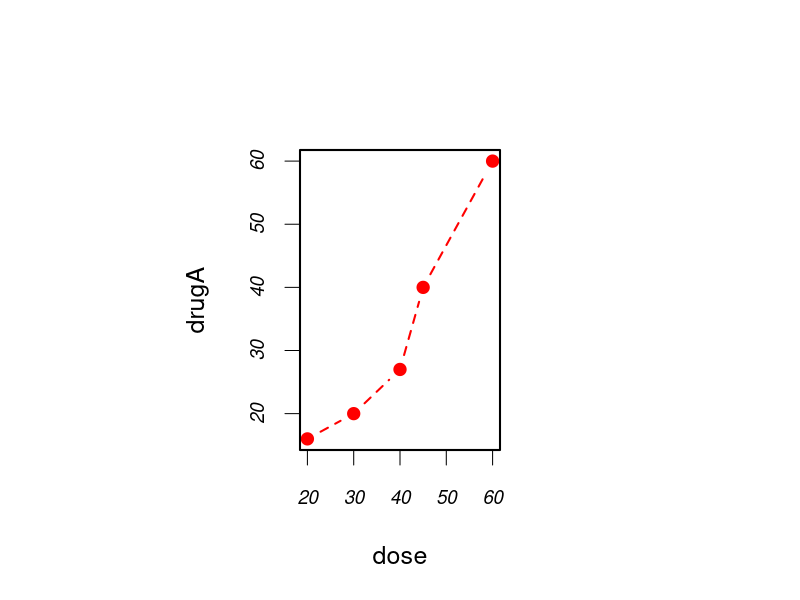
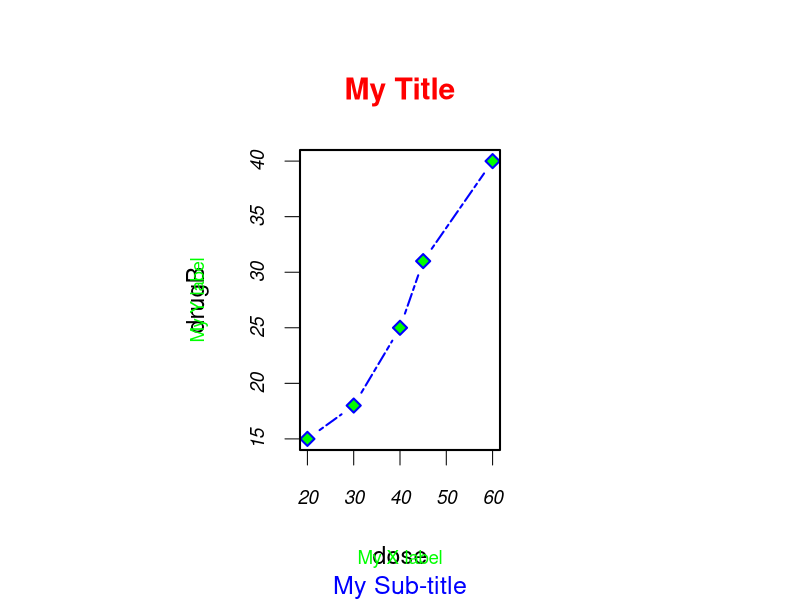
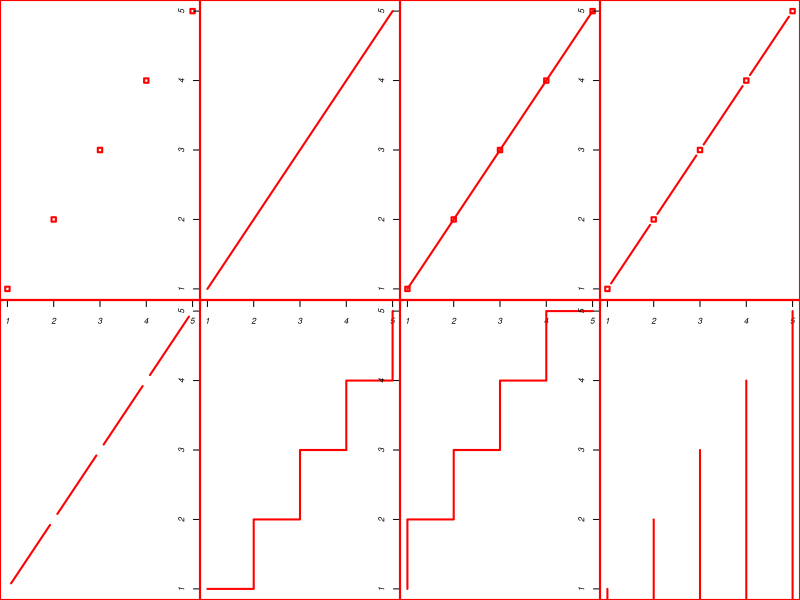
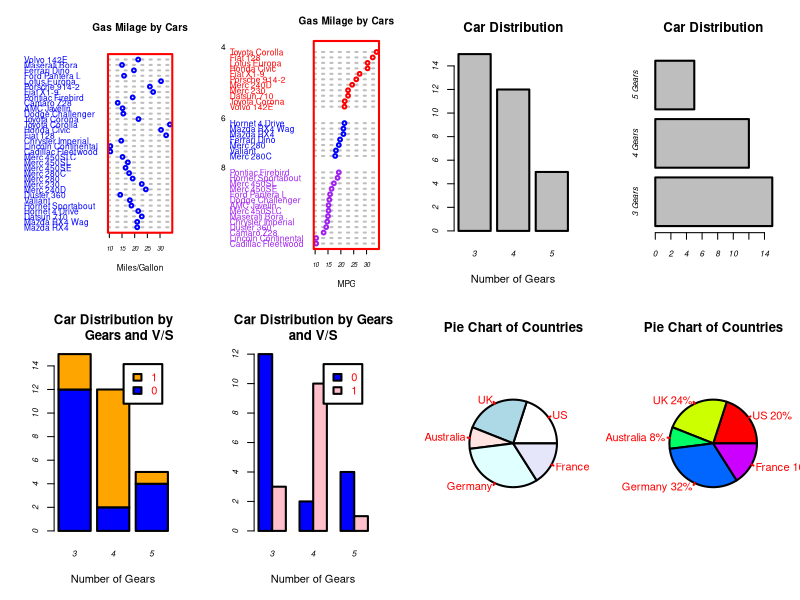
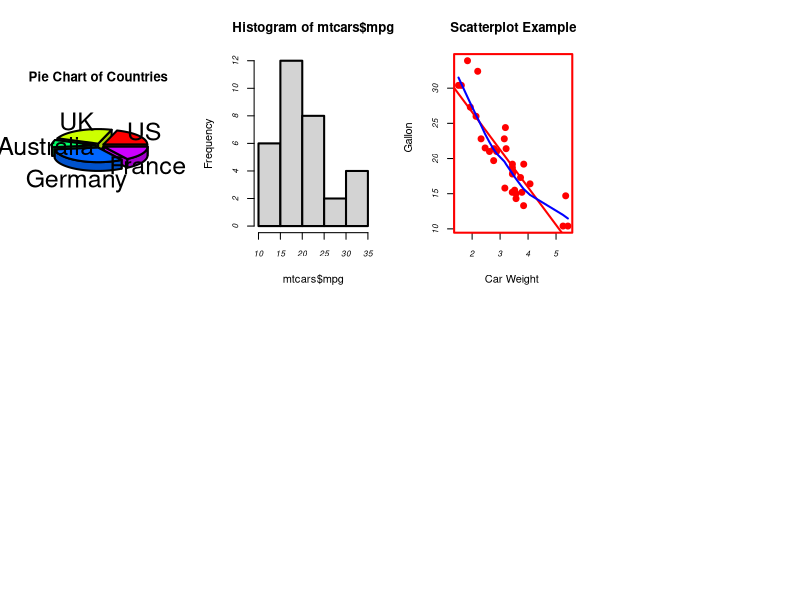

Generate these figures, in order, with R: (Note: this script raises an error after producing the figures.)
dose <- c(20, 30, 40, 45, 60)
drugA <- c(16, 20, 27, 40, 60)
drugB <- c(15, 18, 25, 31, 40)
# save the current graphical parameter setting to restore later
opar <- par(no.readonly=TRUE)

# graphs will be 2 inches wide by 3 inches tall
par(pin=c(2, 3))
#lines will be twice the default width and symbols will be 1.5 times the default size
par(lwd=2, cex=1.5)
# Axis text is italic and scaled to 75 percent of the default
par(cex.axis=.75, font.axis=3)
# first plot has filled red circles and dashed lines
plot(dose, drugA, type="b", pch=19, lty=2, col="red")
# Next plot has green filled diamonds and a blue border and blue dashed lines
plot(dose, drugB, type="b", pch=23, lty=6, col="blue", bg="green")
# Restore the original graphical parameter settings

title(main="My Title", col.main="red",
      sub="My Sub-title", col.sub="blue",
      xlab="My X label", ylab="My Y label",
      col.lab="green", cex.lab=0.75)

x <- c(1:5); y <- x # create some data
par(pch=22, col="red") # plotting symbol and color
par(mfrow=c(2,4)) # all plots on one page
opts = c("p","l","o","b","c","s","S","h")
for(i in 1:length(opts)){
  heading = paste("type=",opts[i])
  plot(x, y, type="n", main=heading)
  lines(x, y, type=opts[i])
}

dotchart(mtcars$mpg,labels=row.names(mtcars),
         cex=.5, color = "blue",
         main="Gas Milage by Cars", xlab="Miles/Gallon")

#dot plot by group
myCars <- mtcars[order(mtcars$mpg),] # ordering the
myCars$cyl <- factor(myCars$cyl) # making cyl into
myCars$color[myCars$cyl==4] <- "red" # assigning
myCars$color[myCars$cyl==6] <- "blue" # assigning
myCars$color[myCars$cyl==8] <- "purple" # assigning
dotchart(myCars$mpg,labels=row.names(myCars),
         cex=.5, groups= myCars$cyl,
         main="Gas Milage by Cars",
         xlab="MPG", color=myCars$color)


counts <- table(mtcars$gear)
barplot(counts, main="Car Distribution",
        xlab="Number of Gears")

counts <- table(mtcars$gear)
barplot(counts, main="Car Distribution", horiz=TRUE,
        names.arg=c("3 Gears", "4 Gears", "5 Gears"))

counts <- table(mtcars$vs, mtcars$gear)
barplot(counts, main="Car Distribution by
        Gears and V/S",
        xlab="Number of Gears",
        col=c("blue","orange"),
        legend = rownames(counts))

counts <- table(mtcars$vs, mtcars$gear)
barplot(counts, main="Car Distribution by Gears
and V/S",
        xlab="Number of Gears",
        col=c("blue","pink"),
        
        legend = rownames(counts),
        beside = T)

slices <- c(10, 12,4, 16, 8)
lbls <- c("US", "UK", "Australia", "Germany",
          "France")
pie(slices, labels = lbls, main="Pie Chart of Countries")

slices <- c(10, 12, 4, 16, 8)
lbls <- c("US", "UK", "Australia", "Germany",
          "France")
pct <- round(slices/sum(slices)*100)
lbls <- paste(lbls, pct) # add percents to
lbls <- paste(lbls,"%",sep="") # add % to
pie(slices,labels = lbls,
    col=rainbow(length(lbls)),
    main="Pie Chart of Countries")

library(plotrix)
slices <- c(10, 12, 4, 16, 8)
lbls <- c("US", "UK", "Australia", "Germany",
          "France")
pie3D(slices,labels=lbls,explode=0.1,
      main="Pie Chart of Countries ")

hist(mtcars$mpg)

attach(mtcars)
plot(wt, mpg, main="Scatterplot Example",
     xlab="Car Weight ", ylab="Miles Per
     Gallon ", pch=19)
abline(lm(mpg~wt), col="red") # regression line
lines(lowess(wt,mpg), col="blue") #local polynomial regression fitting
install.packages("car")
library(car)
scatterplot(mpg ~ wt | cyl, data=mtcars,
            xlab="Weight of Car", ylab="Miles
            
            Per Gallon",
            main="Enhanced Scatter Plot",
            labels=row.names(mtcars))

pairs(~mpg+disp+drat+wt,data=mtcars,
      main="Simple Scatterplot Matrix")

library(lattice)
splom(mtcars[,c(1,3,5,6)], groups=cyl,
      data=mtcars,
      panel=panel.superpose,
      key=list(title="Three Cylinder Options",
               columns=3,
               points=list(pch=super.sym$pch[1:3],
                           col=super.sym$col[1:3]),
               text=list(c("4 Cylinder","6 Cylinder","8
                           Cylinder"))))

library(car)
scatterplotMatrix(~mpg+disp+drat+wt|cyl,
                  data=mtcars,
                  main="Three Cylinder Options")

library(gclus)
dta <- mtcars[c(1,3,5,6)] # get data
dta.r <- abs(cor(dta)) # get correlations
dta.col <- dmat.color(dta.r) # get colors
# reorder variables so those with highest
# are closest to the diagonal
dta.o <- order.single(dta.r)
cpairs(dta, dta.o, panel.colors=dta.col, gap=.5,
       main="Variables Ordered and Colored by
       Correlation" )

library(scatterplot3d)
detach(mtcars)
scatterplot3d(wt,disp,mpg, main="3D Scatterplot")

library(scatterplot3d)
detach(mtcars)
scatterplot3d(wt,disp,mpg, pch=16,
              highlight.3d=TRUE,
              type="h", main="3D Scatterplot")

library(scatterplot3d)
attach(mtcars)
s3d <-scatterplot3d(wt,disp,mpg, pch=16,
                    highlight.3d=TRUE,
                    type="h", main="3D Scatterplot")
fit <- lm(mpg ~ wt+disp)
s3d$plane3d(fit)
